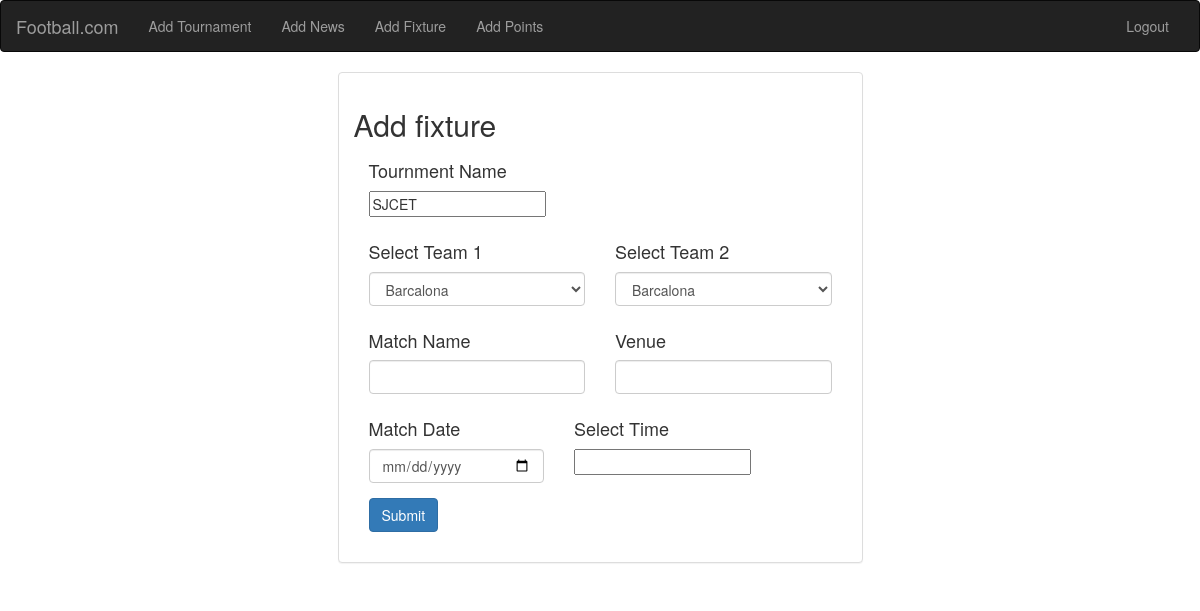
/addfixture/25/, run on an earlier commit of the app's database.
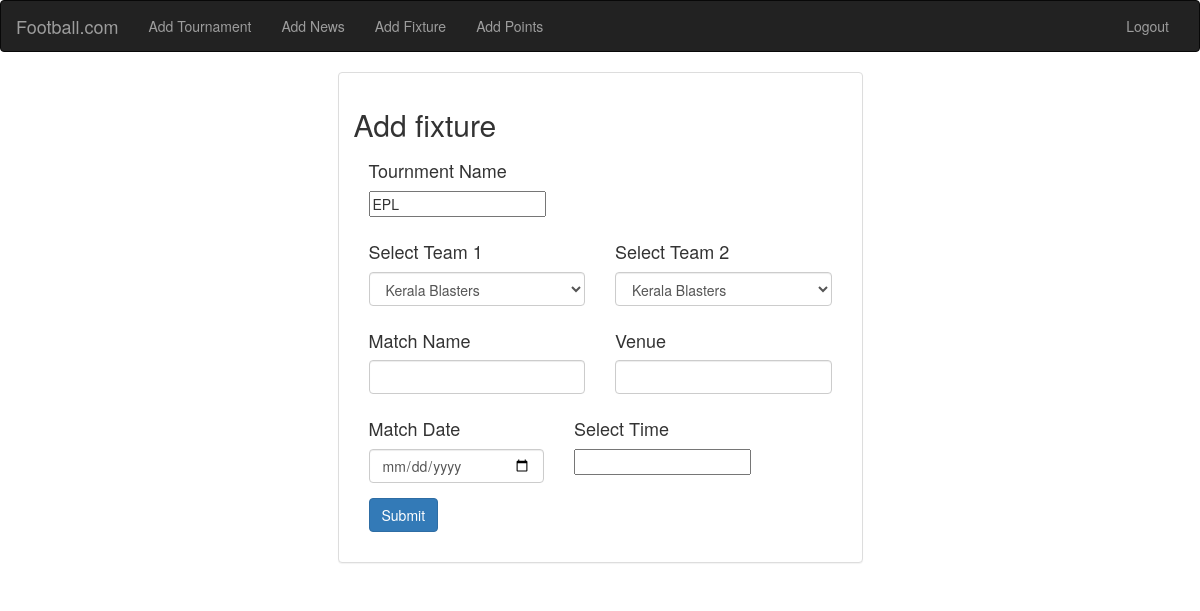
And on a later commit of the database.
### Manager/models.py (models this page shows)
class AddTournments(models.Model):
    t_name =models.CharField(max_length=30)
    t_venue = models.CharField(max_length=30)
    s_date = models.DateTimeField(default=timezone.now)
    e_date = models.DateTimeField(default=timezone.now)
    r_fee = models.IntegerField()
    def __str__(self):
       return self.t_name

### Manager/views.py (the view)
# urls.py: url(r'^addfixture/(?P<id>\d+)/$', views.add_fixture_admin),
def add_fixture_admin(request, id):
    tour_id = AddTournments.objects.get(id=id)
    print(tour_id)
    admin_fixture = connection.cursor()
    admin_fixture.execute("""
        select Manager_tournmentregistration.team_name_id, Manager_addteam.team_name,
        Manager_addtournments.id,Manager_addtournments.t_name
        from
        Manager_tournmentregistration
        LEFT OUTER JOIN Manager_addteam
        on
        (Manager_tournmentregistration.team_name_id = Manager_addteam.id)
        LEFT outer JOIN
        Manager_addtournments
        on (Manager_tournmentregistration.tr_name_id= Manager_addtournments.id)
        WHERE
        Manager_tournmentregistration.tr_name_id= %d """%(int(tour_id.id)))
    admin_fixture_dict = {}
    admin_fixture_dict = dictfetchall(admin_fixture)
    print("******************inside admin fixture**************")
    print(admin_fixture_dict)
    return render(request, 'Manager/addfixture.html',{'admin_fixture_dict':admin_fixture_dict, 'tour_id':tour_id })

### Manager/views.py (called while the page is built)
def dictfetchall(cursor):
    columns = [col[0] for col in cursor.description]
    return [
        dict(zip(columns, row))
        for row in cursor.fetchall()
    ]

### templates/Manager/addfixture.html (shortened to what this page needs)
<!DOCTYPE html>
{% extends 'Manager/adminbase.html'%}
{%load staticfiles%}
{% load crispy_forms_tags %}
{% block adminblock  %}
<link href="https://unpkg.com/gijgo@1.9.13/css/gijgo.min.css" rel="stylesheet" type="text/css" />
<main role="main" class="container">
        <div class="row">
            <div class="col-md-3"></div>
            <div class="col-md-6">
            <div class="card">
                <div class="col-sm-3 col-md-5 col-lg-12">
                <div class="panel panel-default">
                <div class="panel-body">
                  <form  method="post" action="/to_fix_table">
                    <h2>Add fixture</h2>
                    <div class="form-row">
                              <div class="form-group col-md-12 mb-0">
                                <h4> Tournment Name</h4>
                                <input type="text" name="trname" id="trname" value="{{tour_id}}">
                              </div>
                            </div>
                            <div class="form-row">
                                  <div class="form-group col-md-6 mb-0">
                                            <h4> Select Team 1</h4>
                                  <select title="Team One" class="form-control" id="team1" name="team1" value="team1">
                                    {% for f in admin_fixture_dict %}
                                    <option value="{{f.team_name}}">{{f.team_name}}</option>
                                    {%endfor%}
                                  </select>
        						                  </div>
                                          <div class="form-group col-md-6 mb-0">
                                            <h4> Select Team 2</h4>
                                  <select title="Team Two" class="form-control" id="team2" name="team2" value="team2">
                                    {% for f in admin_fixture_dict %}
                                    <option value="{{f.team_name}}">{{f.team_name}}</option>
                                    {%endfor%}
                                  </select>
                                          </div>
                                      </div>
                                      <div class="form-row">
                                        <div class="form-group col-md-6 mb-0">
                                        <h4>Match Name</h4>
                                        <input type="text" name="mname" value=""  class="form-control" id="mname">
                                      </div>
                                 <div class="form-group col-md-6 mb-0">
                                 <h4>Venue</h4>
                                 <input type="text" name="fvenue" value=""  class="form-control" id="fvenue">
                                     </div>
                               </div>
                                      <div class="form-row">
                                  <div class="form-group col-md-5 mb-0">
        						               <h4>Match Date</h4>
                                  <input type="date" value="" class="form-control" name="fdate">
        						                  </div>
                                          <div class="form-group col-md-7 mb-0">
        								           <h4>Select Time</h4>
                                  <input id="timepicker" width="276" name="ftime" >
        								  </div>
                              </div>
                              <div class="form-row">
                            <div class="form-group col-md-12 mb-0">
  						              <button type="submit" class="btn btn-primary" id="register">Submit</button>
                          </div>
                          </div>
                  </form>
                </div>
                </div>
                 </div>
            </div>
        </div>
                <div class="col-md-3"></div>
        </div>
    </main>
{%endblock%}

What changed in the data, as far as the page shows it:
changed AddTournments: trname "SJCET" → "EPL"
Also different on the page:
form field team1: "Barcalona" → "Kerala Blasters"
form field team2: "Barcalona" → "Kerala Blasters"
